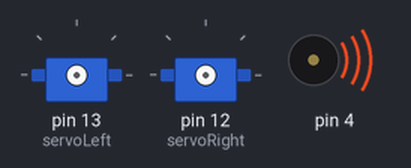
A sketch run on a simulated Arduino Uno, built with avr-gcc and run on an emulated ATmega328P. Parts: 2 × servo, buzzer (waves = sounding).

Above: at 0.1 s.
At 1.2 s:
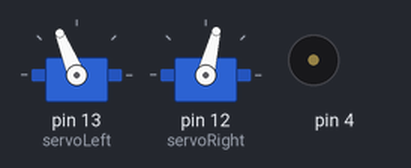
Timing chart, 0 to 2.7 s (numbered marks = the images above):
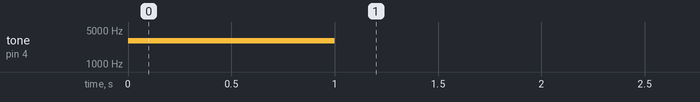

The sketch:

ForwardTenSeconds.ino
```cpp
// Robotics with the BOE Shield - ForwardTenSeconds
// Make the BOE Shield-Bot roll forward for ten seconds, then stop.

#include <Servo.h>                           // Include servo library

Servo servoLeft;                             // Declare left and right servos
Servo servoRight;

void setup()                                 // Built-in initialization block
{
  tone(4, 3000, 1000);                       // Play tone for 1 second
  delay(1000);                               // Delay to finish tone

  servoLeft.attach(13);                      // Attach left signal to pin 13
  servoRight.attach(12);                     // Attach right signal to pin 12

  servoRight.writeMicroseconds(1310);        //INCLUDE IN EVERY SCRIPT (CENTRE THE ROBOT AFTER THE RESET CLICK)
  delay(135);                                // ^^
  // Full speed forward
  servoLeft.writeMicroseconds(1700);         // Left wheel counterclockwise
  servoRight.writeMicroseconds(1328);        // Right wheel clockwise
  delay(10000);                              // ...for 10 seconds

  servoLeft.detach();                        // Stop sending servo signals
  servoRight.detach();
}

void loop()                                  // Main loop auto-repeats
{                                            // Empty, nothing needs repeating
}
```
